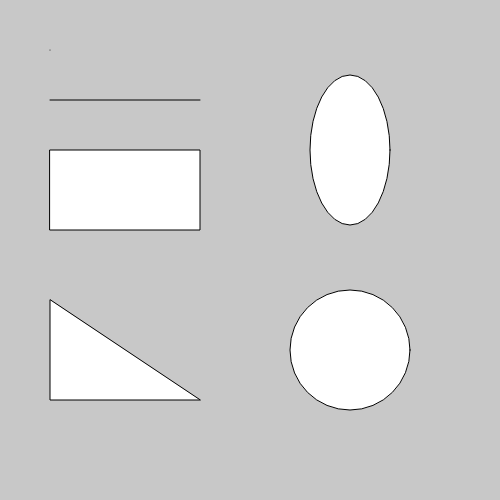
Frame 1 (no input)
Frame 60 (no input): identical to frame 1, image omitted
Frame 120 (the mouse pressed at the canvas centre since frame 60): identical to frame 1, image omitted

The p5.js sketch that drew this single still picture (run headless with seeded random() and noise() and a simulated clock; from frame 60 on, the mouse is pressed at the canvas centre):

// p5.js sketch
// ── sketch.js
function setup() {
  createCanvas(500, 500);
  background(200); // (0-255) grayscale

  // draw a point
  point(50, 50); // (x, y)
  // draw a line
  line(50, 100, 200, 100); // (x1, y1, x2, y2)
  // draw a rectangle
  rect(50, 150, 150, 80); // (x, y, w, h)   // x, y is the left-top corner of the rectangle
  // draw a triangle
  triangle(50, 300, 50, 400, 200, 400); // (x1, y1, x2, y2, x3, y3)
  // draw an ellipse
  ellipse(350, 150, 80, 150); // (x, y, w, h)   // x, y is the center of the ellipse
  // draw a circle
  ellipse(350, 350, 120, 120); // (x, y, w, h)
}

function draw() {

}
